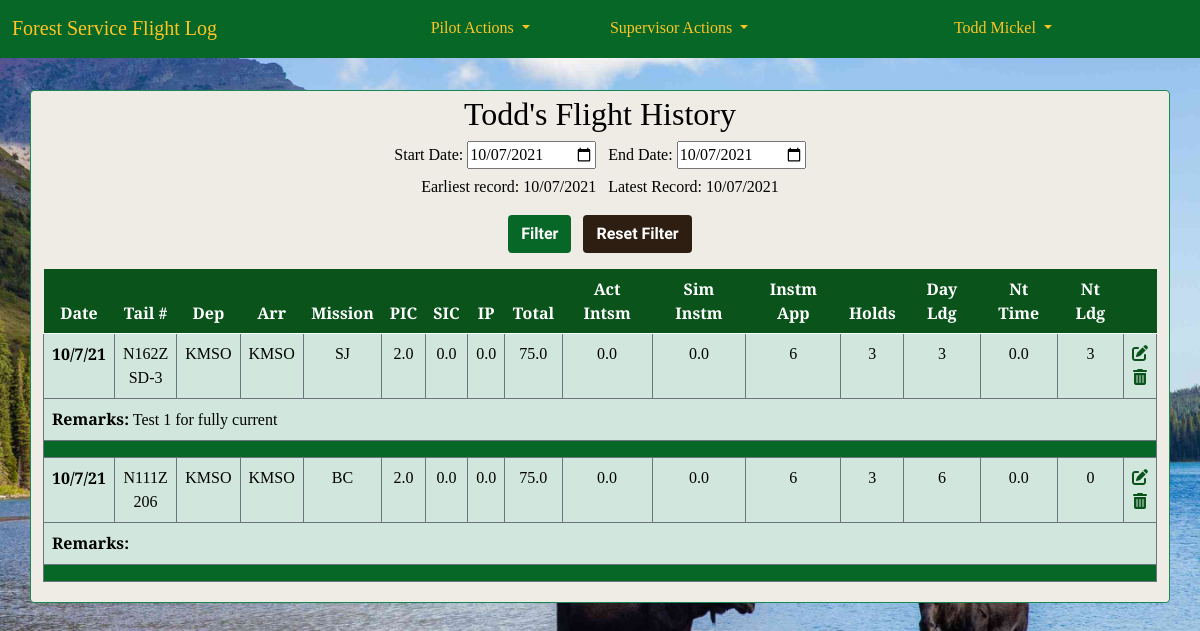
/pilot_log/view/ (signed in), run on the app's committed database.
### accounts/models.py (models this page shows, shortened)
class CustomUser(AbstractUser):
    REGION_CHOICES = [
        ('1', '1 - Northern'),
        ('2', '2 - Rocky Mountain'),
        ('3', '3 - Southwestern'),
        ('4', '4 - Intermountain'),
        ('5', '5 - Pacific Southwest'),
        ('6', '6 - Pacific Northwest'),
        ('8', '8 - Southern'),
        ('9', '9 - Eastern'),
        ('10', '10 - Alaska'),
        ('WO', 'Washington Office'),
    ]
    '''username = None
    email = models.EmailField(_('email address'), unique=True)'''
    region = models.CharField(
        max_length=4,
        choices=REGION_CHOICES,
        default='WO',
        null=False,
        blank=False
        )
    base = models.CharField(max_length=20, blank=True)
    office_phone = models.CharField(max_length=12, blank=True)
    cell_phone = models.CharField(max_length=12, blank=True)
    date_of_hire = models.DateField(null=True, blank=True)
    pilot_cert_number = models.CharField(max_length=20, blank=True)
    atp = models.BooleanField(default=False)
    cfi = models.BooleanField(default=False)
    cfii = models.BooleanField(default=False)
    mei = models.BooleanField(default=False)
    commercial_rating = models.BooleanField(default=False)
    medical_class = models.IntegerField(null=True, blank=True)
    date_of_medical = models.DateField(null=True, blank=True)
    user_supervisor = models.ForeignKey(
        'self',
        on_delete=models.PROTECT,
        limit_choices_to={'is_supervisor': True},
        blank=False,
        null=True,
        default=5
        )
    is_supervisor = models.BooleanField(default=False)
    is_captain = models.BooleanField(default=False)
    smokejumper_msn_eval_date = models.DateField(null=True, blank=True)
    equipment_eval_date = models.DateField(null=True, blank=True)
    order = ('username',)
    USERNAME_FIELD = 'username'
    REQUIRED_FIELDS = []

### pilot_log/models.py (models this page shows, shortened)
class FlightDetail(models.Model):
    pilot = models.ForeignKey(
        'accounts.CustomUser',
        on_delete = models.CASCADE,
        blank=False,
        null=False,
        )
    date_of_flight = models.DateField(null=False, blank=False)
    tail_number = models.ForeignKey(
        'Aircraft',
        on_delete = models.PROTECT,
        blank=False,
        null=False,
        )
    depart_ICAO = models.CharField(max_length=4, null=False, blank=False, default="KMSO")
    arrival_ICAO = models.CharField(max_length=4, null=False, blank=False, default="KMSO")
    msn_type = models.CharField(
        max_length=20,
        choices=settings.MISSION_CHOICES,
        null=False,
        blank=False,
        )
    pic_time = models.DecimalField(max_digits=2, decimal_places=1, default=0.0)
    sic_time = models.DecimalField(max_digits=2, decimal_places=1, default=0.0)
    instructor_time = models.DecimalField(max_digits=2, decimal_places=1, default=0.0)
    total_time = models.DecimalField(max_digits=3, decimal_places=1, null=True, blank=True)
    act_instrument_time = models.DecimalField(max_digits=2, decimal_places=1, default=0.0)
    sim_instrument_time = models.DecimalField(max_digits=2, decimal_places=1, default=0.0)
    instrument_appchs = models.PositiveIntegerField(default=0)
    holds = models.PositiveIntegerField(default=0)
    day_landings = models.PositiveIntegerField(default=0)
    night_time = models.DecimalField(max_digits=2, decimal_places=1, default=0.0)
    night_landings = models.PositiveIntegerField(default=0)
    remarks = models.TextField(max_length=250, blank=True, default='')
    class Meta:
        ordering = ['-date_of_flight']
        get_latest_by = 'date_of_flight'

class Aircraft(models.Model):
    tail_number = models.CharField(
        max_length=10,
        primary_key=True
        )
    aircraft_type = models.CharField(
        max_length=15,
        choices=settings.AIRCRAFT_TYPES,
        null=False,
        blank=False
    )

### pilot_log/views.py (the view)
# urls.py: path('view/', FlightListView.as_view(), name='flight_list')
class FlightListView(LoginRequiredMixin, ListView):
    model = FlightDetail
    form_class = FlightListFilterForm
    template_name = "view_flights.html"
    start_date = ''
    end_date = ''
    def get_start_date(self):
        start_date = self.start_date
        try:
            start_date = self.request.GET['start_date']
        except:
            start_date = ''
        if start_date == '':
            start_date = date.today() - datetime.timedelta(weeks=2600)
        return start_date
    def get_end_date(self):
        end_date = self.end_date
        try:
            end_date = self.request.GET['end_date']
        except:
            end_date = ''
        if end_date == '':
            end_date = date.today()
        return end_date
    def get_queryset(self):
        qs = super().get_queryset()
        start = self.get_start_date()
        end = self.get_end_date()
        qs = qs.filter(pilot=self.request.user).filter(
            date_of_flight__gte=start,
            date_of_flight__lte= end
            )
        return qs
    def get_context_data(self, **kwargs):
        context=super().get_context_data(**kwargs)
        context['earliest'] = FlightDetail.objects.filter(pilot=self.request.user).earliest('date_of_flight').date_of_flight
        context['latest'] = FlightDetail.objects.filter(pilot=self.request.user).latest('date_of_flight').date_of_flight
        context['earliest_filtered'] = self.object_list.earliest('date_of_flight').date_of_flight
        context['latest_filtered'] = self.object_list.latest('date_of_flight').date_of_flight
        return context

### templates/view_flights.html (shortened to what this page needs)
{% extends 'base.html' %}
{% load crispy_forms_tags %}
{% block content %}
<div class="container border border-success rounded py-1">
<h2 class="text-center">{{ user.first_name }}'s Flight History</h2>
<form action="" method="GET">
    <label for="start_date" class="form-label">Start Date:</label>
    <input type="date" id="start_date" name="start_date" value="{{ earliest_filtered|date:'Y-m-d'}}">&nbsp;&nbsp;
    <label for="end_date" class="form-label">End Date:</label>
    <input type="date" id="end_date" name="end_date" value="{{ latest_filtered|date:'Y-m-d' }}"><br>
    <p>Earliest record: {{ earliest|date:"m/d/Y" }}&nbsp;&nbsp;&nbsp;Latest Record: {{ latest|date:"m/d/Y" }}</p>
    <button class="btn submit_btn" type="submit">Filter</button>&nbsp;&nbsp;
    <button class="btn cancel_btn" type="button" onclick="location.href='{% url 'flight_list' %}'">Reset Filter</button>
</form>
<table class="table mt-3">
    <thead style="position: sticky;top: 0" class="thead-fs">
        <tr class="table-fs">
            <th scope="col">Date</th>
            <th scope="col">Tail #</th>
            <th scope="col">Dep</th>
            <th scope="col">Arr</th>
            <th scope="col">Mission</th>
            <th scope="col">PIC</th>
            <th scope="col">SIC</th>
            <th scope="col">IP</th>
            <th scope="col">Total</th>
            <th scope="col">Act Intsm</th>
            <th scope="col">Sim Instm</th>
            <th scope="col">Instm App</th>
            <th scope="col">Holds</th>
            <th scope="col">Day Ldg</th>
            <th scope="col">Nt Time</th>
            <th scope="col">Nt Ldg</th>
            <th scope="col"></th>
        </tr>
    </thead>
    <tbody>
        {% for flight in object_list %}
        <tr class="table-success border border-secondary">
            <th scope="row" class="border border-secondary">{{ flight.date_of_flight|date:"n/j/y" }}</th>
            <td class="border border-secondary">{{ flight.tail_number.tail_number }}<br>{{ flight.tail_number.aircraft_type }}</td>
            <td class="border border-secondary">{{ flight.depart_ICAO }}</td>
            <td class="border border-secondary">{{ flight.arrival_ICAO }}</td>
            <td class="border border-secondary">{{ flight.msn_type }}</td>
            <td class="border border-secondary">{{ flight.pic_time }}</td>
            <td class="border border-secondary">{{ flight.sic_time }}</td>
            <td class="border border-secondary">{{ flight.instructor_time }}</td>
            <td class="border border-secondary">{{ flight.total_time }}</td>
            <td class="border border-secondary">{{ flight.act_instrument_time }}</td>
            <td class="border border-secondary">{{ flight.sim_instrument_time }}</td>
            <td class="border border-secondary">{{ flight.instrument_appchs }}</td>
            <td class="border border-secondary">{{ flight.holds }}</td>
            <td class="border border-secondary">{{ flight.day_landings }}</td>
            <td class="border border-secondary">{{ flight.night_time }}</td>
            <td class="border border-secondary">{{ flight.night_landings }}</td>
            <td class="border border-secondary">
                <a class="fas fa-edit" href="{% url 'flight_edit' flight.id  %}"></a><br>
                <a class="fas fa-trash-alt" href="{% url 'flight_delete' flight.id %}"></i></td>
        </tr>
        <tr class="table-success border border-secondary">
            <td colspan = "17" class="text-start"><b>Remarks:</b>  {{ flight.remarks }}</td>
        </tr>
        <tr class="table-fs-break border border-secondary"><td colspan = "17"></td></tr>
        {% endfor %}
    </tbody>
</table>
</div>
{% endblock content %}

### templates/base.html (shortened to what this page needs)
{% load static %}
<!DOCTYPE html>
<html>
    <head>
        <link href="https://cdn.jsdelivr.net/npm/bootstrap@5.1.0/dist/css/bootstrap.min.css" rel="stylesheet"
>
        <link
            href="{% static 'css/base.css' %}"
            rel="stylesheet">
    </head>
    <body>
        <nav class="navbar navbar-expand-lg navbar-nb2">
            <div class="container-fluid">
                <a class="navbar-brand" href="{% url 'home' %}">Forest Service Flight Log</a>
                <div class="collapse navbar-collapse" id="navbarSupportedContent">
                {% if user.is_authenticated %}
                    <ul class="navbar-nav mx-auto mb-2 mb-lg-0">
                        <li class="nav-item dropdown">
                            <a class="nav-link active dropdown-toggle pa_1" href="#" id="navbarDropdown" role="button" data-bs-toggle="dropdown">
                                Pilot Actions
                            </a>
                        </li>
                        {% if user.is_supervisor %}
                        <li class="nav-item dropdown">
                            <a class="nav-link active dropdown-toggle pa_1" href="#" id="SupDropdown" role="button" data-bs-toggle="dropdown">
                                Supervisor Actions
                            </a>
                        </li>
                        {% endif %}
                    </ul>
                    <ul class="navbar-nav flex-row-reverse">
                        <li class="nav-item dropdown">
                            <a class="nav-link active dropdown-toggle pw_1" href="#" id="profileDropdown" role="button" data-bs-toggle="dropdown">
                                {{ user.get_full_name }}
                            </a>
                        </li>
                    </ul>
                    {% endif %}
                </div>
            </div>
        </nav>
        {% block content %}
        {% endblock content %}
    </body>
</html>

### static/css/base.css (style rules this page uses)
:root { --background: #eeece5; --brown_primary: #2e1e12; --brown_darker: #261f1b; --brown_darkest: #212121; --green_primary: #076727; --green_darkest: #073d11; --green_dark: #0a531b; --blue: #9bdaf1; --light_blue: #e1f3f8; --red_secondary: #e31c3d; --red_darkest: #981b1e; --red_dark: #cd2026; --red_light: #e59393; --red_lightest: #f9dede; --fs_gold: #ffc425; }
body { font-family: 'Playfair Display', serif; background: var(--background) url("/static/img/sf_logo4.jpg") no-repeat; background-size: cover; background-position: center center; background-repeat: no-repeat; background-attachment: fixed; background-size: cover; color: black; }
a { text-decoration: none; }
p { color: black; }
form { color: black; background-color: var(--background); border-radius: 10px; }
.fas, .far { color: var(--green_dark); text-decoration: none }
.navbar { background-color: var(--green_primary); border-bottom: 2px solid var(--green_primary); margin-bottom: 2rem; display: flex; }
.navbar-brand { color:var(--fs_gold); }
.pa_1 { color:var(--fs_gold); }
.pw_1 { color: var(--fs_gold); margin-right: 8rem; }
.container { text-align: center; background-color: var(--background); }
.thead-fs { color: white; }
.table-fs { background-color: var(--green_dark); }
.table-fs-break { background-color: var(--green_primary) }
.btn { font-family: 'Source Sans Pro', sans-serif; font-weight: bold; }
.cancel_btn { background-color: var(--brown_primary); color: white; }
.submit_btn { background-color: var(--green_primary); color: white; }
@media only screen and (min-width: 768px) { body { width:auto; margin-left:auto; margin-right:auto; } }
@media only screen and (min-width: 600px) { body { display: 50%; } }

### templates/view_flights.html (style rules this page uses)
body { background-image: url(/static/img/montana.jpg); }

### data on the page
CustomUser: get_full_name "Todd Mickel", first_name "Todd"
FlightDetail: start_date "10/07/2021", end_date "10/07/2021", date_of_flight "10/07/2021", date_of_flight "10/7/21", tail_number.tail_number "N162Z", tail_number.aircraft_type "SD-3", depart_ICAO "KMSO", arrival_ICAO "KMSO", msn_type "SJ", pic_time "2.0", sic_time "0.0", instructor_time "0.0", total_time "75.0", act_instrument_time "0.0", sim_instrument_time "0.0", instrument_appchs "6", holds "3", day_landings "3", night_time "0.0", night_landings "3", remarks "Test 1 for fully current"
FlightDetail: date_of_flight "10/7/21", tail_number.tail_number "N111Z", tail_number.aircraft_type "206", depart_ICAO "KMSO", arrival_ICAO "KMSO", msn_type "BC", pic_time "2.0", sic_time "0.0", instructor_time "0.0", total_time "75.0", act_instrument_time "0.0", sim_instrument_time "0.0", instrument_appchs "6", holds "3", day_landings "6", night_time "0.0", night_landings "0"
